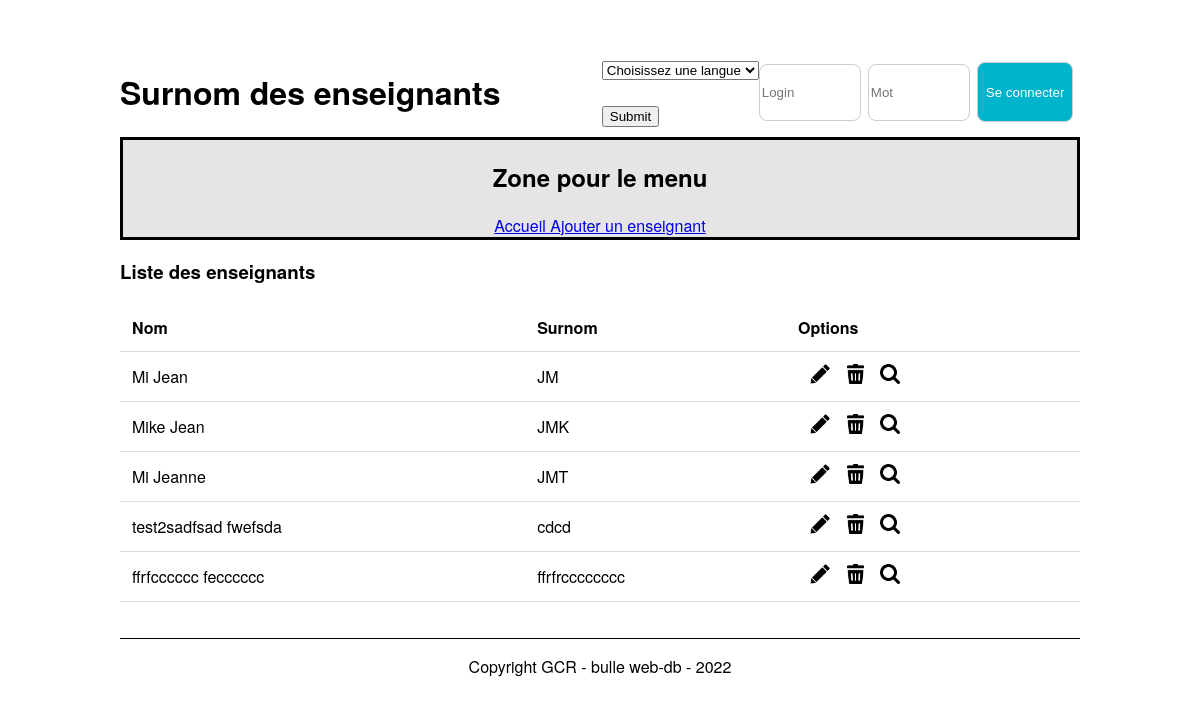
The app's page / (signed in), older data.
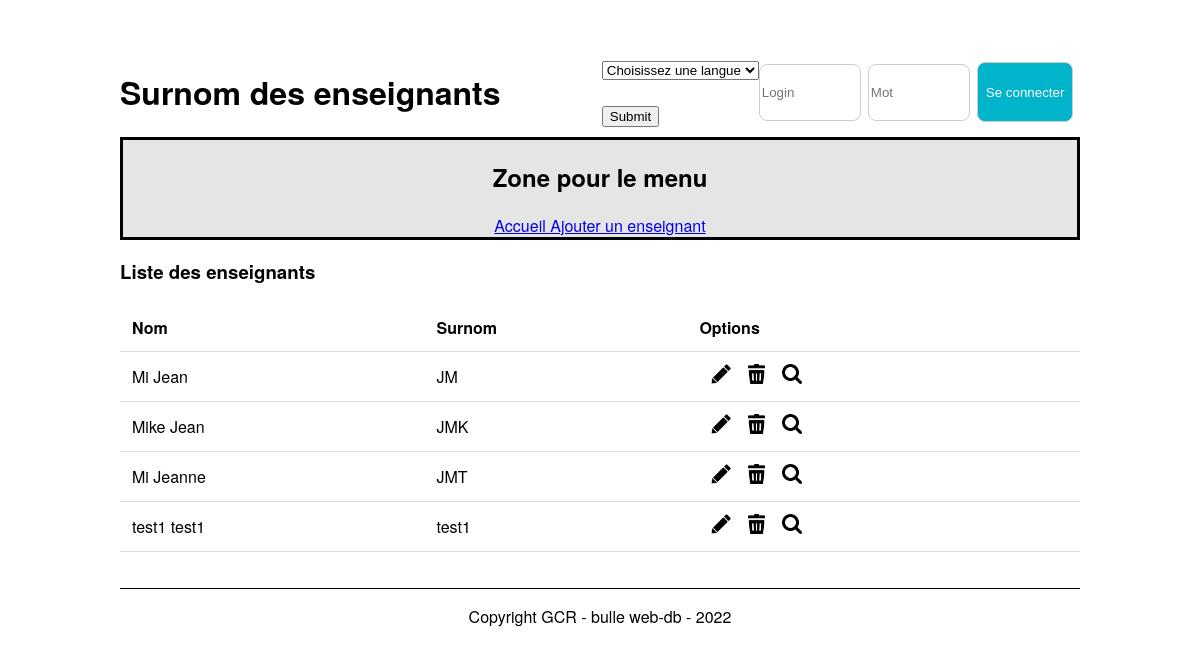
The same page, newer data.
### tables this page shows
CREATE TABLE `t_teacher` (
  `idTeacher` int NOT NULL,
  `teaFirstname` varchar(50) NOT NULL,
  `teaName` varchar(50) NOT NULL,
  `teaGender` char(1) NOT NULL,
  `teaNickname` varchar(50) NOT NULL,
  `teaOrigine` text NOT NULL,
  `teaPhoto` varchar(75) NOT NULL,
  `fkSection` int NOT NULL

);

### src/Database.php (called while the page is built, shortened)
<?php
class Database
{
    private $connector;
    public function __construct()
    {
        try {
            $this->connector = new PDO('mysql:host=localhost:6033;dbname=P_Appro2;charset=utf8', 'root', 'root');
        } catch (PDOException $e) {
            die('Erreur : ' . $e->getMessage());
        }
    }
    private function querySimpleExecute($query)
    {
        return $this->connector->query($query);
    }
    private function formatData($req)
    {
        return $req->fetchALL(PDO::FETCH_ASSOC);
    }
    public function getAllTeachers()
    {
        $query = "SELECT * FROM t_teacher";
        $req = $this->querySimpleExecute($query);
        $teachers = $this->formatData($req);
        return $teachers;
    }
}

### src/index.php (the view, shortened to what this page needs)
<?php
include("Database.php");
$db = new Database();
$teachers = $db->getAllTeachers();
?>
<!DOCTYPE html>
<html lang="fr">
<head>
    <link href="./css/style.css" rel="stylesheet">
</head>
<body>
    <header>
        <div class="container-header">
            <div class="titre-header">
                <h1><?php echo gettext('Surnom des enseignants'); ?></h1>
            </div>
            <form name="langSelect" action="" method="get">
                <select name="langID" id="langID">
                    <option>
                        <p><?php echo gettext('Choisissez une langue'); ?></p>
                    </option>
                </select>
                <br /><br />
                <button type="submit"><?php echo gettext('Submit'); ?></button>
            </form>
            <div class="login-container">
                <form action="" method="post">
                    <input type="text" name="user" id="user" placeholder="Login">
                    <input type="password" name="password" id="password" placeholder=<?php echo gettext('Mot de passe'); ?>>
                    <button type="submit" class="btn btn-login"><?php echo gettext('Se connecter'); ?></button>
                </form>
            </div>
        </div>
        <nav>
            <h2><?php echo gettext('Zone pour le menu'); ?></h2>
            <?php if ($_SESSION['userConnected'] >= 1) {
            ?>
                <a href="index.php"><?php echo gettext('Accueil'); ?> </a>
                <?php if ($_SESSION['userConnected'] == 2) {
                ?>
                    <a href="addTeacher.php"><?php echo gettext('Ajouter un enseignant'); ?></a>
                <?php } ?>
        </nav>
    <?php } ?>
    </header>
    <div class="container">
        <h3><?php echo gettext('Liste des enseignants'); ?></h3>
        <form action="#" method="post">
            <table>
                <thead>
                    <tr>
                        <th><?php echo gettext('Nom'); ?></th>
                        <th><?php echo gettext('Surnom'); ?></th>
                        <th><?php echo gettext('Options'); ?></th>
                    </tr>
                </thead>
                <tbody>
                    <?php
                    foreach ($teachers as $teacher) { ?>
                        <tr>
                            <td><?php echo $teacher["teaName"] . " " . $teacher["teaFirstname"] ?></td>
                            <td><?php echo $teacher["teaNickname"] ?></td>
                            <td class="containerOptions">
                                <?php if ($_SESSION['userConnected'] >= 1) {
                                ?>
                                    <?php if ($_SESSION['userConnected'] == 2) {
                                    ?>
                                        <a href="updateTeacher.php?idTeacher=<?php echo $teacher["idTeacher"]; ?>">
                                            <img height="20em" src="./img/edit.png" alt="edit">
                                        </a>
                                        <a href="javascript:confirmDelete(<?php echo $teacher["idTeacher"] ?>)">
                                            <img height="20em" src="./img/delete.png" alt="delete">
                                        </a>
                                    <?php } ?>
                                    <a href="detailTeacher.php?idTeacher=<?php echo $teacher["idTeacher"] ?>">
                                        <img height="20em" src="./img/detail.png" alt="detail">
                                    </a>
                                <?php } ?>
                            </td>
                        </tr>
                    <?php } ?>
                </tbody>
            </table>
        </form>
    </div>
    <footer>
        <p>Copyright GCR - bulle web-db - 2022</p>
    </footer>
</body>
</html>

### src/css/style.css (style rules this page uses)
body { font-family: "Helvetica Neue", Helvetica, Arial, sans-serif; margin: auto; width: 80%; }
nav { border: black solid 3px; background-color: #e5e5e5; text-align: center; }
.container { height: 50%; }
footer { border-top: black solid 1px; text-align: center; margin-top: 3vw; }
table { width: 100%; border-collapse: collapse; text-align: left; }
th, td { padding: 1vw; border-bottom: #ddd solid 1px; }
.containerOptions a, .user-head a { text-decoration: none; height: 100%; margin-left: 1vw; }
.container-header { display: flex; justify-content: center; align-items: center; padding-top: 5%; }
.titre-header { width: 60%; height: 100%; }
.login-container { width: 40%; height: 100%; display: flex; justify-content: end; align-items: center; }
.login-container form { display: flex; justify-content: space-between; }
.login-container input, .login-container .btn-login { width: 30%; display: inline-block; border: 1px solid #ccc; border-radius: 8px; }
.login-container input { height: 4em; margin-bottom: auto; margin-top: auto; }
.btn-login { background-color: #00b4cc; }
.btn { text-align: center; color: white; width: 100%; border: none; cursor: pointer; height: 4.5em; border-radius: 8px; }

Row changes from the older to the newer data that the page shows:
removed t_teacher: teaName "test2sadfsad", teaFirstname "fwefsda", teaNickname "cdcd"
removed t_teacher: teaName "ffrfcccccc", teaFirstname "fecccccc", teaNickname "ffrfrcccccccc"
added t_teacher: teaName "test1", teaFirstname "test1", teaNickname "test1"
